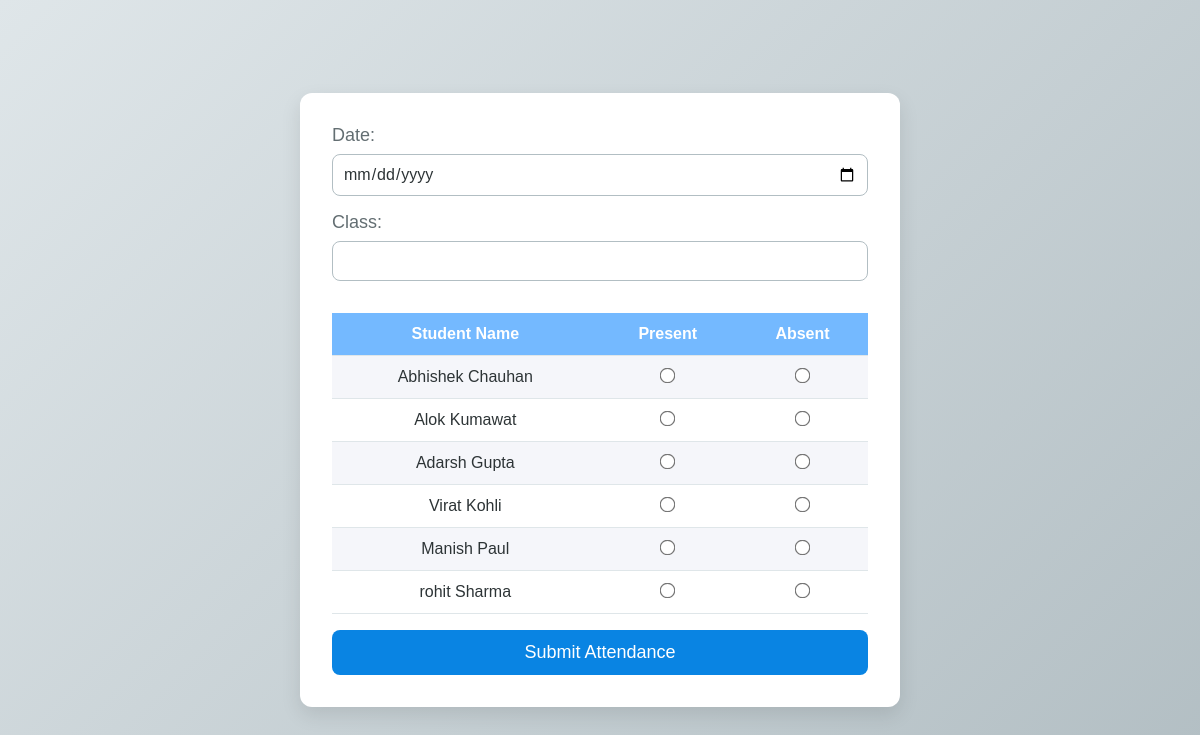
Page /mark_attendance.php (signed in) on the committed database.
### tables this page shows
CREATE TABLE students (
    student_id INT AUTO_INCREMENT PRIMARY KEY,
    student_name VARCHAR(100) NOT NULL,
    class_id INT NOT NULL
);

### mark_attendance.php (the view, shortened to what this page needs)
<?php
include 'db.php';
?>
<!DOCTYPE html>
<html>
<head><title>Mark Attendance</title>
<link rel="stylesheet" href="assets/css/mark.css">
</head>
<body>
    <form method="post">
        <label>Date:</label>
        <input type="date" name="date" required>
        <label>Class:</label>
        <input type="number" name="class_id" required>
        <table>
            <tr><th>Student Name</th><th>Present</th><th>Absent</th></tr>
            <?php
            $students = $conn->query("SELECT * FROM students")->fetchAll();
            foreach ($students as $student) {
                echo "<tr>
                        <td>{$student['student_name']}</td>
                        <td><input type='radio' name='attendance[{$student['student_id']}]' value='Present'></td>
                        <td><input type='radio' name='attendance[{$student['student_id']}]' value='Absent'></td>
                      </tr>";
            }
            ?>
        </table>
        <button type="submit">Submit Attendance</button>
    </form>
</body>
</html>

### assets/css/mark.css (style rules this page uses)
* { margin: 0; padding: 0; box-sizing: border-box; font-family: 'Arial', sans-serif; }
body { background: linear-gradient(135deg, #dfe6e9, #b2bec3); color: #2d3436; display: flex; justify-content: center; align-items: center; min-height: 100vh; }
form { background: #ffffff; padding: 2rem; border-radius: 12px; box-shadow: 0px 8px 20px rgba(0, 0, 0, 0.1); width: 90%; max-width: 600px; animation: fadeIn 1s ease-out; }
label { display: block; font-size: 18px; margin-bottom: 8px; color: #636e72; }
input[type="date"], input[type="number"] { width: 100%; padding: 10px; margin-bottom: 1rem; border: 1px solid #b2bec3; border-radius: 8px; font-size: 16px; color: #2d3436; }
table { width: 100%; border-collapse: collapse; margin-top: 1rem; }
th, td { padding: 12px; text-align: center; border-bottom: 1px solid #dfe6e9; }
th { background-color: #74b9ff; color: #ffffff; }
tr:nth-child(even) { background-color: #f5f6fa; }
input[type="radio"] { transform: scale(1.2); cursor: pointer; }
button[type="submit"] { background-color: #0984e3; color: #ffffff; font-size: 18px; padding: 12px 24px; border: none; border-radius: 8px; cursor: pointer; transition: all 0.3s ease; margin-top: 1rem; width: 100%; }

### rows in the picture
students: student_name "Abhishek Chauhan"
students: student_name "Alok Kumawat"
students: student_name "Adarsh Gupta"
students: student_name "Virat Kohli"
students: student_name "Manish Paul"
students: student_name "rohit Sharma"
